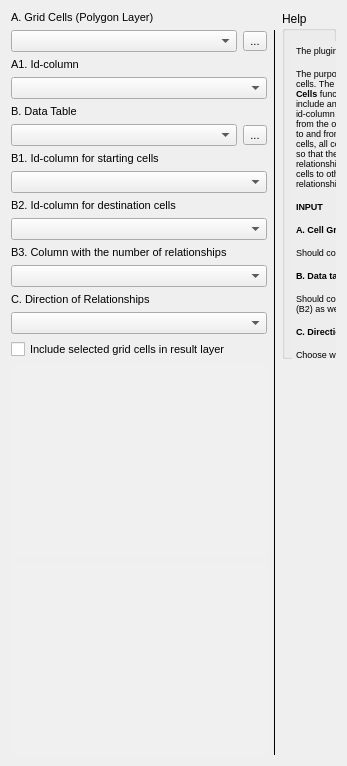
     <widget class="QWidget" name="tab_C">
      <property name="autoFillBackground">
       <bool>true</bool>
      </property>
      <attribute name="title">
       <string>Grid cells</string>
      </attribute>
      <layout class="QGridLayout" name="gridLayout_4">
       <item row="0" column="0">
        <widget class="QLabel" name="lbl_geometry_c">
         <property name="font">
          <font>
           <pointsize>8</pointsize>
          </font>
         </property>
         <property name="text">
          <string>A. Grid Cells (Polygon Layer)</string>
         </property>
        </widget>
       </item>
       <item row="1" column="0">
        <layout class="QHBoxLayout" name="horizontalLayout">
         <item>
          <widget class="QComboBox" name="cb_geometry_c">
           <property name="font">
            <font>
             <pointsize>8</pointsize>
            </font>
           </property>
          </widget>
         </item>
         <item>
          <widget class="QToolButton" name="tb_geometry_c">
           <property name="font">
            <font>
             <pointsize>8</pointsize>
            </font>
           </property>
           <property name="text">
            <string>...</string>
           </property>
          </widget>
         </item>
        </layout>
       </item>
       <item row="1" column="1" rowspan="16">
        <widget class="Line" name="line_c">
         <property name="frameShadow">
          <enum>QFrame::Plain</enum>
         </property>
         <property name="lineWidth">
          <number>1</number>
         </property>
         <property name="orientation">
          <enum>Qt::Vertical</enum>
         </property>
        </widget>
       </item>
       <item row="2" column="0">
        <widget class="QLabel" name="lbl_geometry_id_c">
         <property name="font">
          <font>
           <pointsize>8</pointsize>
          </font>
         </property>
         <property name="text">
          <string>A1. Id-column</string>
         </property>
        </widget>
       </item>
       <item row="3" column="0">
        <widget class="QComboBox" name="cb_geometry_id_c">
         <property name="font">
          <font>
           <pointsize>8</pointsize>
          </font>
         </property>
        </widget>
       </item>
       <item row="4" column="0">
        <widget class="QLabel" name="lbl_tbl_data_c">
         <property name="font">
          <font>
           <pointsize>8</pointsize>
          </font>
         </property>
         <property name="text">
          <string>B. Data Table</string>
         </property>
        </widget>
       </item>
       <item row="5" column="0">
        <layout class="QHBoxLayout" name="horizontalLayout_2">
         <item>
          <widget class="QComboBox" name="cb_tbl_data_c">
           <property name="font">
            <font>
             <pointsize>8</pointsize>
            </font>
           </property>
          </widget>
         </item>
         <item>
          <widget class="QToolButton" name="tb_tbl_data_c">
           <property name="font">
            <font>
             <pointsize>8</pointsize>
            </font>
           </property>
           <property name="text">
            <string>...</string>
           </property>
          </widget>
         </item>
        </layout>
       </item>
       <item row="6" column="0">
        <widget class="QLabel" name="lbl_live_c">
         <property name="font">
          <font>
           <pointsize>8</pointsize>
          </font>
         </property>
         <property name="text">
          <string>B1. Id-column for starting cells</string>
         </property>
        </widget>
       </item>
       <item row="7" column="0">
        <widget class="QComboBox" name="cb_live_c">
         <property name="font">
          <font>
           <pointsize>8</pointsize>
          </font>
         </property>
        </widget>
       </item>
       <item row="8" column="0">
        <widget class="QLabel" name="lbl_work_c">
         <property name="font">
          <font>
           <pointsize>8</pointsize>
          </font>
         </property>
         <property name="text">
          <string>B2. Id-column for destination cells</string>
         </property>
        </widget>
       </item>
       <item row="9" column="0">
        <widget class="QComboBox" name="cb_work_c">
         <property name="font">
          <font>
           <pointsize>8</pointsize>
          </font>
         </property>
        </widget>
       </item>
       <item row="10" column="0">
        <widget class="QLabel" name="lbl_value_c">
         <property name="font">
          <font>
           <pointsize>8</pointsize>
          </font>
         </property>
         <property name="text">
          <string>B3. Column with the number of relationships</string>
         </property>
        </widget>
       </item>
       <item row="11" column="0">
        <widget class="QComboBox" name="cb_value_c">
         <property name="font">
          <font>
           <pointsize>8</pointsize>
          </font>
         </property>
        </widget>
       </item>
       <item row="12" column="0">
        <widget class="QLabel" name="lbl_analysis_c">
         <property name="font">
          <font>
           <pointsize>8</pointsize>
          </font>
         </property>
         <property name="text">
          <string>C. Direction of Relationships</string>
         </property>
        </widget>
       </item>
       <item row="13" column="0">
        <widget class="QComboBox" name="cb_analysis_c">
         <property name="font">
          <font>
           <pointsize>8</pointsize>
          </font>
         </property>
        </widget>
       </item>
       <item row="14" column="0">
        <widget class="QCheckBox" name="cbox_sel_c">
         <property name="sizePolicy">
          <sizepolicy hsizetype="Preferred" vsizetype="Fixed">
           <horstretch>0</horstretch>
           <verstretch>0</verstretch>
          </sizepolicy>
         </property>
         <property name="font">
          <font>
           <pointsize>8</pointsize>
          </font>
         </property>
         <property name="text">
          <string>Include selected grid cells in result layer</string>
         </property>
        </widget>
       </item>
       <item row="15" column="0">
        <widget class="QPlainTextEdit" name="txt_c">
         <property name="enabled">
          <bool>true</bool>
         </property>
         <property name="sizePolicy">
          <sizepolicy hsizetype="MinimumExpanding" vsizetype="Expanding">
           <horstretch>0</horstretch>
           <verstretch>0</verstretch>
          </sizepolicy>
         </property>
         <property name="palette">
          <palette>
           <active>
            <colorrole role="Base">
             <brush brushstyle="SolidPattern">
              <color alpha="255">
               <red>240</red>
               <green>240</green>
               <blue>240</blue>
              </color>
             </brush>
            </colorrole>
           </active>
           <inactive>
            <colorrole role="Base">
             <brush brushstyle="SolidPattern">
              <color alpha="255">
               <red>240</red>
               <green>240</green>
               <blue>240</blue>
              </color>
             </brush>
            </colorrole>
           </inactive>
           <disabled>
            <colorrole role="Base">
             <brush brushstyle="SolidPattern">
              <color alpha="255">
               <red>240</red>
               <green>240</green>
               <blue>240</blue>
              </color>
             </brush>
            </colorrole>
           </disabled>
          </palette>
         </property>
         <property name="font">
          <font>
           <pointsize>8</pointsize>
           <weight>75</weight>
           <bold>true</bold>
          </font>
         </property>
         <property name="autoFillBackground">
          <bool>false</bool>
         </property>
         <property name="frameShape">
          <enum>QFrame::NoFrame</enum>
         </property>
         <property name="undoRedoEnabled">
          <bool>false</bool>
         </property>
         <property name="readOnly">
          <bool>true</bool>
         </property>
         <property name="plainText">
          <string/>
         </property>
         <property name="textInteractionFlags">
          <set>Qt::NoTextInteraction</set>
         </property>
         <property name="backgroundVisible">
          <bool>false</bool>
         </property>
        </widget>
       </item>
       <item row="16" column="0">
        <widget class="QPlainTextEdit" name="txt_c_2">
         <property name="enabled">
          <bool>true</bool>
         </property>
         <property name="sizePolicy">
          <sizepolicy hsizetype="MinimumExpanding" vsizetype="Expanding">
           <horstretch>0</horstretch>
           <verstretch>0</verstretch>
          </sizepolicy>
         </property>
         <property name="palette">
          <palette>
           <active>
            <colorrole role="Base">
             <brush brushstyle="SolidPattern">
              <color alpha="255">
               <red>240</red>
               <green>240</green>
               <blue>240</blue>
              </color>
             </brush>
            </colorrole>
           </active>
           <inactive>
            <colorrole role="Base">
             <brush brushstyle="SolidPattern">
              <color alpha="255">
               <red>240</red>
               <green>240</green>
               <blue>240</blue>
              </color>
             </brush>
            </colorrole>
           </inactive>
           <disabled>
            <colorrole role="Base">
             <brush brushstyle="SolidPattern">
              <color alpha="255">
               <red>240</red>
               <green>240</green>
               <blue>240</blue>
              </color>
             </brush>
            </colorrole>
           </disabled>
          </palette>
         </property>
         <property name="font">
          <font>
           <pointsize>8</pointsize>
           <weight>75</weight>
           <bold>true</bold>
          </font>
         </property>
         <property name="frameShape">
          <enum>QFrame::NoFrame</enum>
         </property>
         <property name="undoRedoEnabled">
          <bool>false</bool>
         </property>
         <property name="readOnly">
          <bool>true</bool>
         </property>
         <property name="plainText">
          <string/>
         </property>
         <property name="textInteractionFlags">
          <set>Qt::NoTextInteraction</set>
         </property>
         <property name="backgroundVisible">
          <bool>false</bool>
         </property>
        </widget>
       </item>
       <item row="0" column="2" rowspan="15">
        <widget class="QgsCollapsibleGroupBox" name="mGroupBox_4">
         <property name="sizePolicy">
          <sizepolicy hsizetype="Expanding" vsizetype="Expanding">
           <horstretch>0</horstretch>
           <verstretch>0</verstretch>
          </sizepolicy>
         </property>
         <property name="minimumSize">
          <size>
           <width>0</width>
           <height>0</height>
          </size>
         </property>
         <property name="maximumSize">
          <size>
           <width>16777215</width>
           <height>16777215</height>
          </size>
         </property>
         <property name="title">
          <string>Help</string>
         </property>
         <property name="saveCollapsedState">
          <bool>false</bool>
         </property>
         <widget class="QTextEdit" name="text_edit_c">
          <property name="geometry">
           <rect>
            <x>10</x>
            <y>30</y>
            <width>361</width>
            <height>351</height>
           </rect>
          </property>
          <property name="minimumSize">
           <size>
            <width>0</width>
            <height>0</height>
           </size>
          </property>
          <property name="maximumSize">
           <size>
            <width>16777215</width>
            <height>16777215</height>
           </size>
          </property>
          <property name="palette">
           <palette>
            <active>
             <colorrole role="Base">
              <brush brushstyle="SolidPattern">
               <color alpha="255">
                <red>237</red>
                <green>237</green>
                <blue>237</blue>
               </color>
              </brush>
             </colorrole>
            </active>
            <inactive>
             <colorrole role="Base">
              <brush brushstyle="SolidPattern">
               <color alpha="255">
                <red>237</red>
                <green>237</green>
                <blue>237</blue>
               </color>
              </brush>
             </colorrole>
            </inactive>
            <disabled>
             <colorrole role="Base">
              <brush brushstyle="SolidPattern">
               <color alpha="255">
                <red>240</red>
                <green>240</green>
                <blue>240</blue>
               </color>
              </brush>
             </colorrole>
            </disabled>
           </palette>
          </property>
          <property name="autoFillBackground">
           <bool>false</bool>
          </property>
          <property name="frameShape">
           <enum>QFrame::NoFrame</enum>
          </property>
          <property name="frameShadow">
           <enum>QFrame::Sunken</enum>
          </property>
          <property name="verticalScrollBarPolicy">
           <enum>Qt::ScrollBarAsNeeded</enum>
          </property>
          <property name="documentTitle">
           <string/>
          </property>
          <property name="lineWrapMode">
           <enum>QTextEdit::WidgetWidth</enum>
          </property>
          <property name="lineWrapColumnOrWidth">
           <number>0</number>
          </property>
          <property name="readOnly">
           <bool>true</bool>
          </property>
          <property name="html">
           <string>&lt;!DOCTYPE HTML PUBLIC &quot;-//W3C//DTD HTML 4.0//EN&quot; &quot;http://www.w3.org/TR/REC-html40/strict.dtd&quot;&gt;
&lt;html&gt;&lt;head&gt;&lt;meta name=&quot;qrichtext&quot; content=&quot;1&quot; /&gt;&lt;style type=&quot;text/css&quot;&gt;
p, li { white-space: pre-wrap; }
&lt;/style&gt;&lt;/head&gt;&lt;body style=&quot; font-family:'MS Shell Dlg 2'; font-size:12pt; font-weight:400; font-style:normal;&quot;&gt;
&lt;p style=&quot; margin-top:12px; margin-bottom:12px; margin-left:0px; margin-right:0px; -qt-block-indent:0; text-indent:0px;&quot;&gt;&lt;span style=&quot; font-size:7pt;&quot;&gt;The plugin consists of three functions: &lt;/span&gt;&lt;span style=&quot; font-size:7pt; font-weight:600;&quot;&gt;Clusters&lt;/span&gt;&lt;span style=&quot; font-size:7pt;&quot;&gt;, &lt;/span&gt;&lt;span style=&quot; font-size:7pt; font-weight:600;&quot;&gt;Network&lt;/span&gt;&lt;span style=&quot; font-size:7pt;&quot;&gt;, and &lt;/span&gt;&lt;span style=&quot; font-size:7pt; font-weight:600;&quot;&gt;Grid Cells&lt;/span&gt;&lt;span style=&quot; font-size:7pt;&quot;&gt;. &lt;/span&gt;&lt;/p&gt;
&lt;p style=&quot; margin-top:12px; margin-bottom:12px; margin-left:0px; margin-right:0px; -qt-block-indent:0; text-indent:0px;&quot;&gt;&lt;span style=&quot; font-size:7pt;&quot;&gt;The purpose of the &lt;/span&gt;&lt;span style=&quot; font-size:7pt; font-weight:600;&quot;&gt;Grid Cells&lt;/span&gt;&lt;span style=&quot; font-size:7pt;&quot;&gt; function is to visualize relationships between grid cells. The user must select one or more cells with the selecting tool before the &lt;/span&gt;&lt;span style=&quot; font-size:7pt; font-weight:600;&quot;&gt;Grid Cells&lt;/span&gt;&lt;span style=&quot; font-size:7pt;&quot;&gt; function can be run. Input data consists of a polygon layer with cell grids that include an id-column, a data table layer with an id-column for an origin cell, and an id-column for a destination cell, as well as a column with the number of relationships from the origin cell to the destination cell. It is possible to analyze relationships both to and from the selected cells. If the user chooses relationships TO the selected cells, all cells with relationships to the selected cells from other cells will be summed so that the number of relationships is saved in these cells. If the user chooses relationships FROM the selected cells, all cells with relationships from the selected cells to other cells in the polygon layer will be summed so that the number of relationships is saved in these cells.&lt;/span&gt;&lt;/p&gt;
&lt;p style=&quot; margin-top:12px; margin-bottom:12px; margin-left:0px; margin-right:0px; -qt-block-indent:0; text-indent:0px;&quot;&gt;&lt;span style=&quot; font-size:7pt; font-weight:600;&quot;&gt;INPUT&lt;/span&gt;&lt;span style=&quot; font-size:7pt;&quot;&gt; &lt;/span&gt;&lt;/p&gt;
&lt;p style=&quot; margin-top:12px; margin-bottom:12px; margin-left:0px; margin-right:0px; -qt-block-indent:0; text-indent:0px;&quot;&gt;&lt;span style=&quot; font-size:7pt; font-weight:600;&quot;&gt;A. Cell Grids (Polygon Layer)&lt;/span&gt;&lt;span style=&quot; font-size:7pt;&quot;&gt; &lt;/span&gt;&lt;/p&gt;
&lt;p style=&quot; margin-top:12px; margin-bottom:12px; margin-left:0px; margin-right:0px; -qt-block-indent:0; text-indent:0px;&quot;&gt;&lt;span style=&quot; font-size:7pt;&quot;&gt;Should contain a column with a unique id (A1). &lt;/span&gt;&lt;/p&gt;
&lt;p style=&quot; margin-top:12px; margin-bottom:12px; margin-left:0px; margin-right:0px; -qt-block-indent:0; text-indent:0px;&quot;&gt;&lt;span style=&quot; font-size:7pt; font-weight:600;&quot;&gt;B. Data table layer&lt;/span&gt;&lt;span style=&quot; font-size:7pt;&quot;&gt; &lt;/span&gt;&lt;/p&gt;
&lt;p style=&quot; margin-top:12px; margin-bottom:12px; margin-left:0px; margin-right:0px; -qt-block-indent:0; text-indent:0px;&quot;&gt;&lt;span style=&quot; font-size:7pt;&quot;&gt;Should contain a column with a unique id for starting cells (B1) and destination cells (B2) as well as a column with the number of relationships between these (B3). &lt;/span&gt;&lt;/p&gt;
&lt;p style=&quot; margin-top:12px; margin-bottom:12px; margin-left:0px; margin-right:0px; -qt-block-indent:0; text-indent:0px;&quot;&gt;&lt;span style=&quot; font-size:7pt; font-weight:600;&quot;&gt;C. Direction of Relationships&lt;/span&gt;&lt;span style=&quot; font-size:7pt;&quot;&gt; &lt;/span&gt;&lt;/p&gt;
&lt;p style=&quot; margin-top:12px; margin-bottom:12px; margin-left:0px; margin-right:0px; -qt-block-indent:0; text-indent:0px;&quot;&gt;&lt;span style=&quot; font-size:7pt;&quot;&gt;Choose whether to visualize relationships TO or FROM the selected cells, from or to other cells in the polygon layer (A). &lt;/span&gt;&lt;/p&gt;
&lt;p style=&quot; margin-top:12px; margin-bottom:12px; margin-left:0px; margin-right:0px; -qt-block-indent:0; text-indent:0px;&quot;&gt;&lt;span style=&quot; font-size:7pt; font-weight:600;&quot;&gt;RESULT&lt;/span&gt;&lt;span style=&quot; font-size:7pt;&quot;&gt; &lt;/span&gt;&lt;/p&gt;
&lt;p style=&quot; margin-top:12px; margin-bottom:12px; margin-left:0px; margin-right:0px; -qt-block-indent:0; text-indent:0px;&quot;&gt;&lt;span style=&quot; font-size:7pt;&quot;&gt;A grid cell polygon layer with all cells that have relationships to the selected cells. The number of relationships is summed per cell and visualized with different colors. The number of relationships per cell refers to relationships to or from the selected cells (depending on what the user has chosen in list box C. Direction of Relationships). If the checkbox &amp;quot;Include selected cells in the result layer&amp;quot; is checked, the selected cells will be included in the result layer and visualized with the color black.&lt;/span&gt;&lt;/p&gt;&lt;/body&gt;&lt;/html&gt;</string>
          </property>
         </widget>
        </widget>
       </item>
      </layout>
     </widget>
